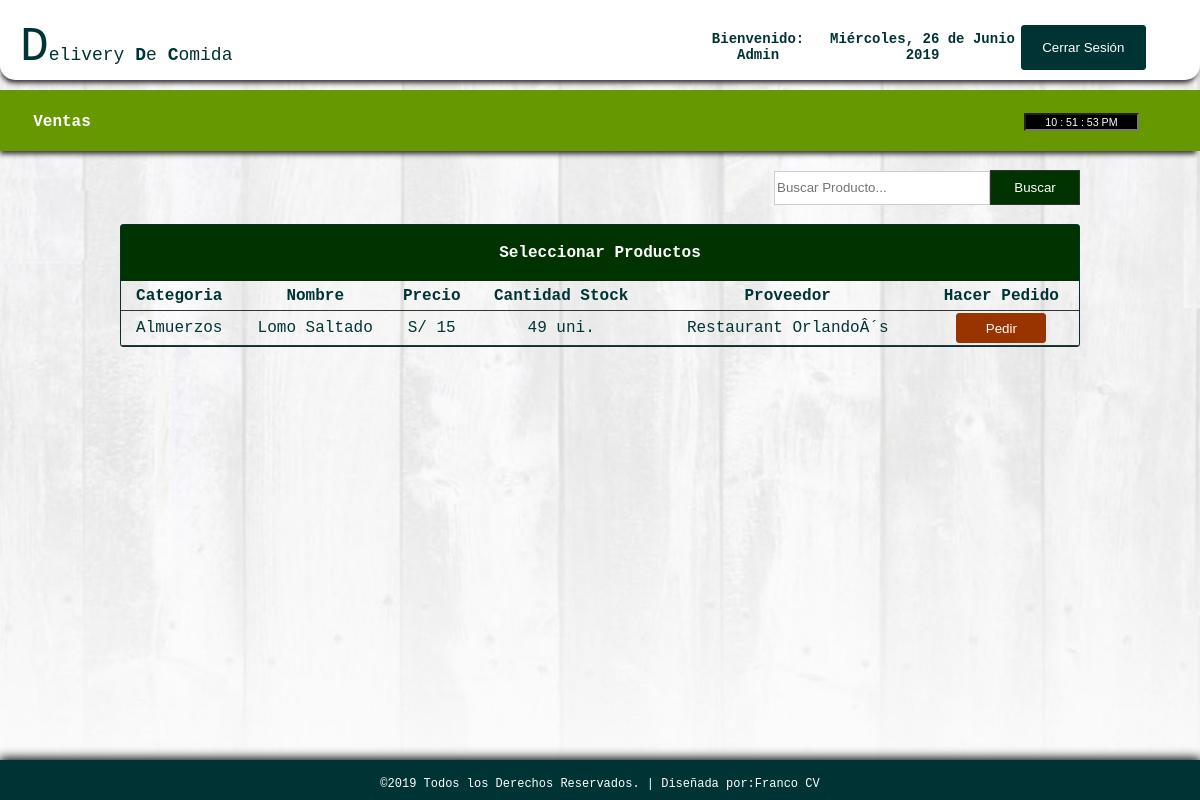
Page /sales1.php (signed in) on the earlier database version.
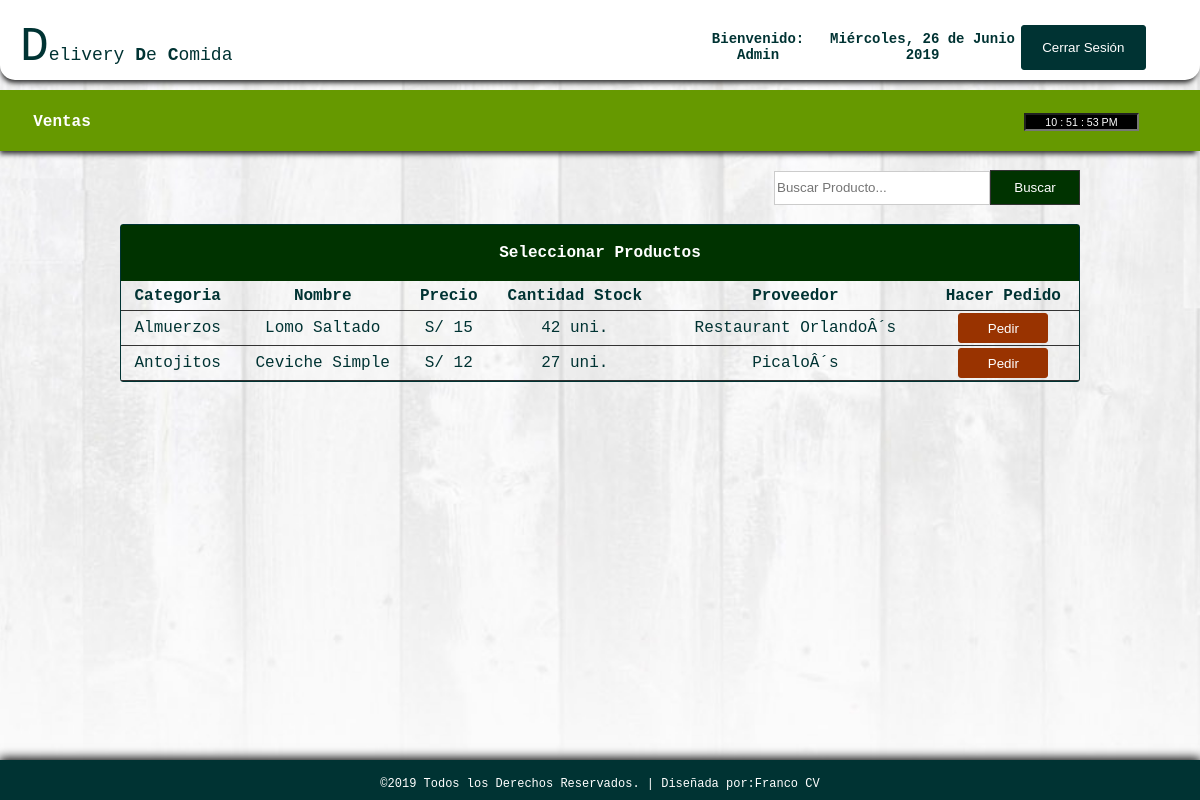
Same page on the later database version.
### tables this page shows
CREATE TABLE IF NOT EXISTS `products` (
`id` int(11) NOT NULL,
  `category` varchar(100) NOT NULL,
  `name` varchar(100) NOT NULL,
  `quantity` int(11) NOT NULL,
  `purchase` int(11) NOT NULL,
  `retail` int(11) NOT NULL,
  `supplier` varchar(100) NOT NULL,
  `ext` varchar(5) NOT NULL
);

### sales1.php (the view, shortened to what this page needs)
<!DOCTYPE html PUBLIC "-//W3C//DTD XHTML 1.0 Transitional//EN" "http://www.w3.org/TR/xhtml1/DTD/xhtml1-transitional.dtd">
<html xmlns="http://www.w3.org/1999/xhtml">
<head>
</head>
<link rel="stylesheet" type="text/css" href="css/css1.css">
<body onload="mueveReloj()">
<div id="container">
<div id="header">
<table cellspacing="0" width="100%" border="0" cellpadding="20px">
<tr>
	<td width="56%">
    <table width="41%" border="0" cellspacing="0" cellpadding="0">
	 <tr>
       <td width="80%" align="left"> <font size="12px">D</font><span style="font-size: 18px;">elivery <b>D</b>e <b>C</b>omida</span></td>
       </tr>
	  </table></td>
    <td style="font-size:14px;">
      <table width="93%" border="0" cellspacing="0" cellpadding="0">
        <tr>
        	<th scope="col">Bienvenido: <?php echo $_SESSION['access'];?></th>
          	<th scope="col"><?php
			include_once("date1.php");
			?></th>
          	<th scope="col" width="20px"><a href="logout.php">
            <input type="button" id="btnadd" value="Cerrar Sesión" align="middle" />
          	</a></th>
        </tr>
  </table></td>
    </tr>
</table>
</div>
<br><br><br><br><br>
<div id = "headnav">
<table width="100%" border="0" cellpadding="0" cellspacing="0">
<tr>
	<td width="669" height="62">
	<table width="124" border="0" align="left" cellpadding="0" cellspacing="0">
	  <tr>
	    <th width="211" scope="col"><a href="sales1.php">Ventas</a></th>
	    </tr>
	  </table>
      </td>
      <td width="13">
      <table border="0" cellspacing="0" cellpadding="0">
      	<tr>
        	<td align="left" style="color:#FFF">
         <form name="form_reloj">
<input type="text" name="reloj" size="15" style="background-color : Black; color : White; font-family : Verdana, Arial, Helvetica; font-size : 8pt; text-align : center;" onfocus="window.document.form_reloj.reloj.blur()">
</form>
            </td>
        </tr>
      </table>
      </td>
</tr>
</table>
</div>
<br>
<table width="80%" border="0" align="center" cellpadding="0" cellspacing="0">
      <tr>
        <td height="37" align="right">
        <form action="result_sales1.php" method="get" ecntype="multipart/data-form">
        <input type="text" name="query" style="border:1px solid #CCC; color: #333; width:210px; height:30px;" placeholder="Buscar Producto..." /><input type="submit" id="btnsearch" value="Buscar" name="search" />
        </form>
     	</td>
      </tr>
    </table></th>
  <br>
  <tr>
    <td>
    <table border="0" cellpadding="0" cellspacing="0" align="center" width="80%" style="border:1px solid #033; color:#033;">
     <tr>
     <th colspan="7" align="center" height="55px" style="border-bottom:1px solid #030; background: #030; color:#FFF;"> Seleccionar Productos </th>
    </tr>
      <tr height="30px">
        <th style="border-bottom:1px solid #333;"> Categoria </th>
        <th style="border-bottom:1px solid #333;"> Nombre </th>
        <th style="border-bottom:1px solid #333;"> Precio </th>
        <th style="border-bottom:1px solid #333;"> Cantidad Stock </th>
        <th style="border-bottom:1px solid #333;"> Proveedor </th>
        <th style="border-bottom:1px solid #333;"> Hacer Pedido </th>
      </tr>
       <?php
require('config.php');
$query="SELECT * FROM products";
$result=mysqli_query($db_link, $query);
while ($row=mysqli_fetch_array($result)){?>
      <tr align="center" style="height:35px">
      	<td style="border-bottom:1px solid #333;"> <?php echo $row['category']; ?> </td>
        <td style="border-bottom:1px solid #333;"> <?php echo $row['name']; ?> </td>
        <td style="border-bottom:1px solid #333;">S/ <?php echo $row['retail']; ?> </td>
        <td style="border-bottom:1px solid #333;"> <?php echo $row['quantity']; ?> uni. </td>
        <td style="border-bottom:1px solid #333;"> <?php echo $row['supplier']; ?> </td>
        <td style="border-bottom:1px solid #333;">
        <a href="process_sales1.php?id=<?php echo md5($row['id']);?>"><input type="button" value="Pedir" style="width:90px; height:30px; color:#FFF; background: #930; border:1px solid #930; border-radius:3px;"></a>
        </td>
      </tr>
   <?php
}?>
    </table>
  </td>
  </tr>
<br><br><br>
<div id="footer">
<table border="0" cellpadding="15px" align="center"; style="size: 12px; font-family: 'Courier New', Courier, monospace; color: #FFF; font-size: 12px;">
<tr>
	<td>
     &copy;2019 Todos los Derechos Reservados.  |  Diseñada por:<a href="https://www.facebook.com/repp0rt">Franco CV</a>
    </td>
</tr>
</table>
</div>
</div>
</body>
</html>

### date1.php (shortened to what this page needs)
<?php
								$dia=date("l");
								if ($dia=="Wednesday") $dia="Miércoles";
								$mes=date("F");
								if ($mes=="June") $mes="Junio";
								$ano=date("Y");
								$dia2=date("d");
								echo "$dia, $dia2 de $mes $ano";
								?>

### css/css1.css (style rules this page uses)
html { font-family: "Courier New", Courier, monospace; color: #033; height:100%; margin:0; padding:0; -webkit-background-size: cover; -moz-background-size: cover; -o-background-size: cover; background-size: cover; }
body { margin:0; font-size:16px; height:100%; margin:0; padding:0; background:url(../images/bgimg.jpg) no-repeat center fixed; -webkit-background-size: cover; -moz-background-size: cover; -o-background-size: cover; background-size: cover; }
#container { height:100px; width: auto; margin:0 auto; }
#header { box-shadow: -1px 5px 5px -2px #333333; position:fixed; width:100%; height:80px; border-radius:0px 0px 15px 15px; background-color:#FFF; }
#footer { clear: both; background: #033; height: 40px; width: 100%; position: fixed; left: 0px; bottom: 0px; text-align: center; box-shadow:0px -1px 10px 1px #000; }
#headnav { box-shadow: -2px 5px 5px -2px #333333; border-top:1px solid #690; padding:0px; clear:both; background: #690; height:60px; width:100%; }
#btnsearch { border:1px solid #333; background: #030; height:35px; width:90px; color: #FFF; font-family:"Lucida Sans Unicode", "Lucida Grande", sans-serif; }
#btnadd { border:1px solid #033; background: #033; border-radius:3px; height:45px; width:125px; color: #FFF; font-family:"Lucida Sans Unicode", "Lucida Grande", sans-serif; }
a:link { color:#FFF; text-decoration: none; }
table { border-radius:3px; text-align: center; }

Differences in the rows shown:
changed products "Almuerzos": quantity "49" → "42"
added products: category "Antojitos", name "Ceviche Simple", retail "12", quantity "27", supplier "PicaloÂ´s"
